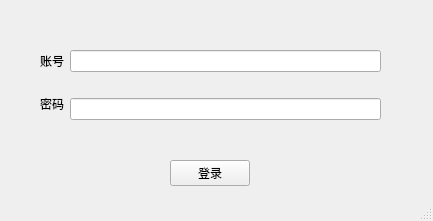
<?xml version="1.0" encoding="UTF-8"?>
<ui version="4.0">
 <class>MainWindow</class>
 <widget class="QMainWindow" name="MainWindow">
  <property name="geometry">
   <rect>
    <x>0</x>
    <y>0</y>
    <width>433</width>
    <height>221</height>
   </rect>
  </property>
  <property name="windowTitle">
   <string>MainWindow</string>
  </property>
  <widget class="QWidget" name="centralwidget">
   <widget class="QWidget" name="verticalLayoutWidget">
    <property name="geometry">
     <rect>
      <x>70</x>
      <y>30</y>
      <width>311</width>
      <height>111</height>
     </rect>
    </property>
    <layout class="QVBoxLayout" name="verticalLayout">
     <item>
      <widget class="QLineEdit" name="username_lineedit"/>
     </item>
     <item>
      <widget class="QLineEdit" name="password_lineedit">
       <property name="echoMode">
        <enum>QLineEdit::Password</enum>
       </property>
      </widget>
     </item>
    </layout>
   </widget>
   <widget class="QWidget" name="verticalLayoutWidget_2">
    <property name="geometry">
     <rect>
      <x>40</x>
      <y>42</y>
      <width>31</width>
      <height>80</height>
     </rect>
    </property>
    <layout class="QVBoxLayout" name="verticalLayout_2">
     <item>
      <widget class="QLabel" name="username_label">
       <property name="text">
        <string>账号</string>
       </property>
      </widget>
     </item>
     <item>
      <widget class="QLabel" name="password_label">
       <property name="text">
        <string>密码</string>
       </property>
      </widget>
     </item>
    </layout>
   </widget>
   <widget class="QPushButton" name="login_button">
    <property name="geometry">
     <rect>
      <x>170</x>
      <y>160</y>
      <width>80</width>
      <height>26</height>
     </rect>
    </property>
    <property name="text">
     <string>登录</string>
    </property>
   </widget>
  </widget>
  <widget class="QStatusBar" name="statusbar"/>
 </widget>
 <resources/>
 <connections/>
</ui>
